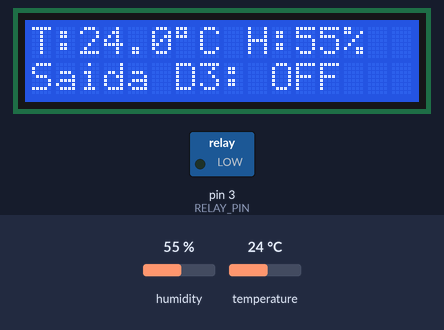
A program run on a simulated Arduino Mega 2560, built with avr-gcc and run on an emulated ATmega2560. On the bench: 16×2 character LCD, switched loads named in the program (green lamp = pin HIGH). The inputs (shaded band) are chosen by the test bench; at power-on: temperature 24 °C, humidity 55 %. What the program prints to the serial monitor is not drawn.

Above: at 2.7 s.
2.8 s: temperature set to 23 °C
At 4.9 s:
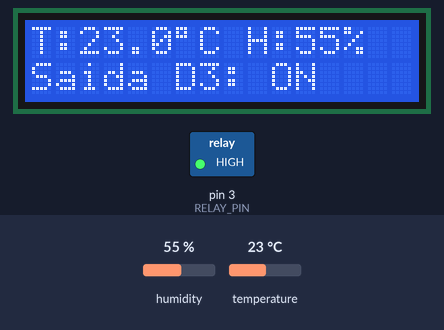
5.5 s: humidity set to 22 %
At 6.5 s:
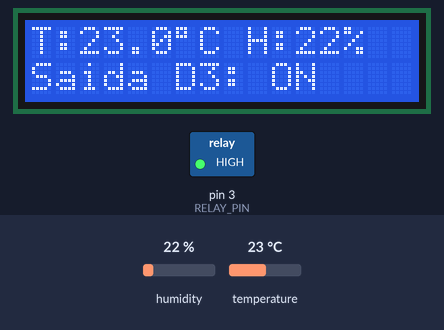
8.2 s: humidity set to 40 %
At 10.9 s:
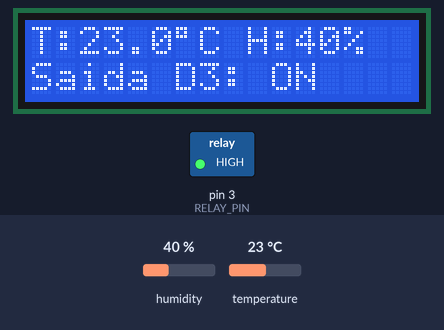
11.2 s: temperature set to 12 °C
At 12.5 s:
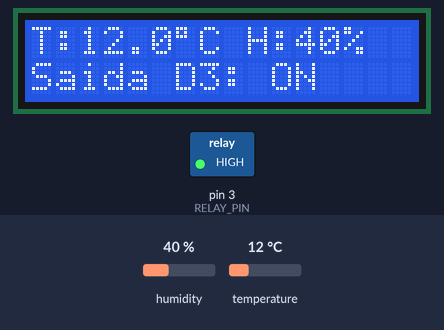
Timing chart, 0 to 14.2 s (numbered marks = the images above; inputs shaded):
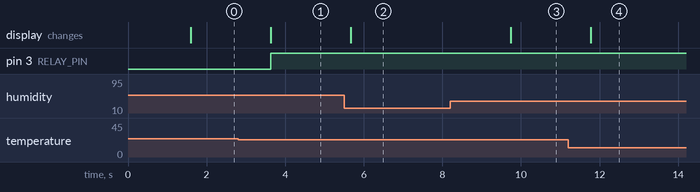

Measured:
- the behaviour switches between 23.5 and 23.4 °C on temperature (found by bisection; images 0 and 1)
- after the input at 2.8 s, pin 3 (RELAY_PIN): LOW → HIGH after 0.83 s; the display: changes after 0.83 s (image 1)
- after the input at 5.5 s, the display: changes after 0.17 s (image 2)
- after the input at 8.2 s, the display: changes after 1.5 s (image 3)
- after the input at 11.2 s, the display: changes after 0.57 s (image 4)

The program:

main.cpp
```cpp
#include <Arduino.h>
#include <LiquidCrystal.h>
#include "DHT.h"

LiquidCrystal lcd(4, 6, 10, 11, 12, 13);

#define DHTPIN   7
#define DHTTYPE  DHT11
DHT dht(DHTPIN, DHTTYPE);

#define RELAY_PIN 3

float T0 = 24.0;
float T1 = 28.0;

bool aquecimento = false;

void setup() {
  Serial.begin(115200);
  lcd.begin(16, 2);
  Serial.println(F("Termóstato Digital - DHT22"));
  Serial.println(F("Autor: Artur G."));

  dht.begin();

  pinMode(RELAY_PIN, OUTPUT);
  digitalWrite(RELAY_PIN, LOW);

  lcd.clear();

  lcd.setCursor(0, 0);
  lcd.print(F("Termostato DHT22"));
  lcd.setCursor(0, 1);
  lcd.print(F("Autor: Artur G."));
  delay(1500);
  lcd.clear();
}

void loop() {
  float temperatura = dht.readTemperature();
  float humidade    = dht.readHumidity();

  if (isnan(temperatura) || isnan(humidade)) {
    Serial.println(F("Erro de leitura no DHT22"));
    lcd.setCursor(0, 0);
    lcd.print("Erro no sensor  ");
    lcd.setCursor(0, 1);
    lcd.print("Verifique cabos ");
    delay(2000);
    return;
  }

  if (temperatura > T1 && aquecimento) {
    aquecimento = false;
    digitalWrite(RELAY_PIN, LOW);
  } else if (temperatura < T0 && !aquecimento) {
    aquecimento = true;
    digitalWrite(RELAY_PIN, HIGH);
  }

  Serial.print(F("Temp: "));
  Serial.print(temperatura, 1);
  Serial.print(F(" ºC  Hum: "));
  Serial.print(humidade, 1);
  Serial.print(F("%  Saída: "));
  Serial.println(aquecimento ? F("ON") : F("OFF"));

  lcd.setCursor(0, 0);
  lcd.print(F("T:"));
  lcd.print(temperatura, 1);
  lcd.print((char)223);
  lcd.print("C ");
  lcd.setCursor(9, 0);
  lcd.print(F("H:"));
  lcd.print(humidade, 0);
  lcd.print("% ");

  lcd.setCursor(0, 1);
  lcd.print("Saida D3: ");
  lcd.print(aquecimento ? F("ON ") : F("OFF"));

  delay(1000);
}
```
